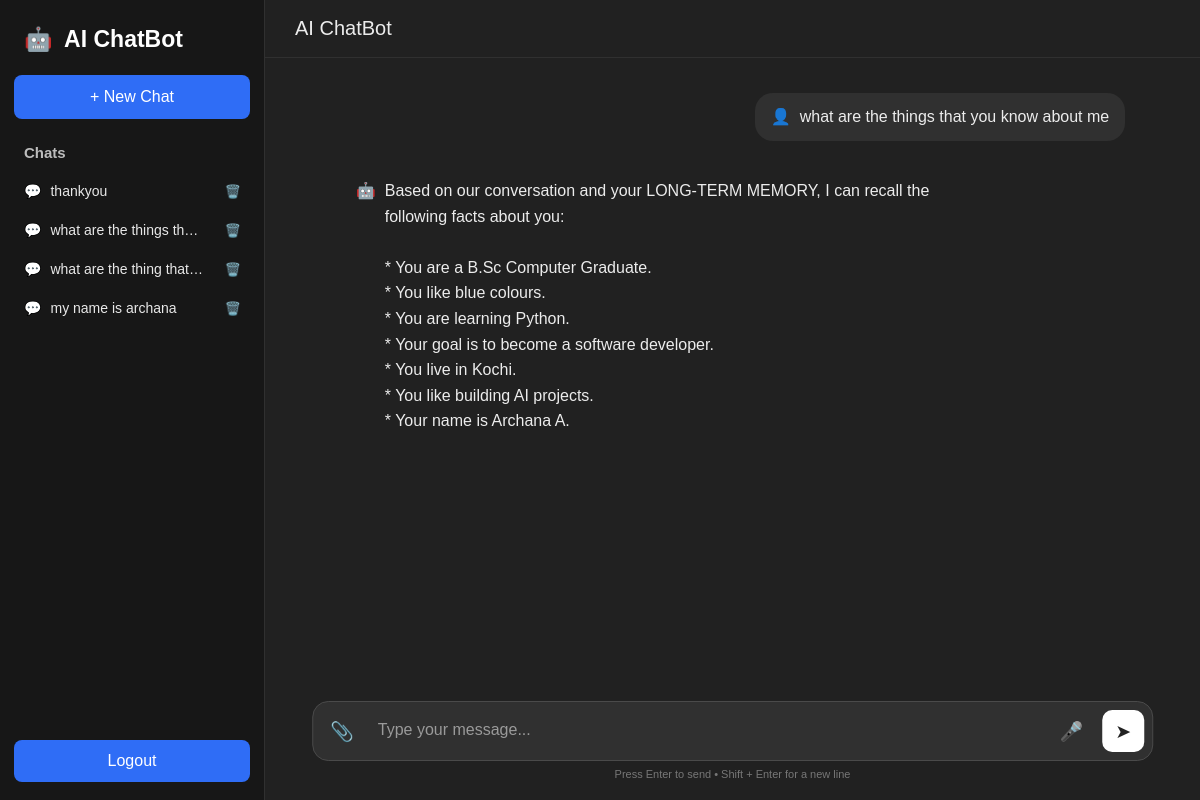
Page /conversation/10 (signed in) on the committed database.
### tables this page shows
CREATE TABLE conversations (
            id INTEGER PRIMARY KEY AUTOINCREMENT,
            user_id INTEGER NOT NULL,
            title TEXT DEFAULT 'New Chat',
            created_at TIMESTAMP DEFAULT CURRENT_TIMESTAMP,

            FOREIGN KEY(user_id)
                REFERENCES users(id)
                ON DELETE CASCADE
        );

CREATE TABLE messages (
            id INTEGER PRIMARY KEY AUTOINCREMENT,
            conversation_id INTEGER NOT NULL,
            role TEXT NOT NULL,
            content TEXT NOT NULL,
            created_at TIMESTAMP DEFAULT CURRENT_TIMESTAMP,

            FOREIGN KEY(conversation_id)
                REFERENCES conversations(id)
                ON DELETE CASCADE
        );

### app.py (the view)
@app.route("/conversation/<int:id>")
def conversation(id):
    if "user" not in session:
        return redirect("/login")
    user_id = session["user"]
    chats = get_conversations(user_id)
    chat_ids = {chat_item[0] for chat_item in chats}
    if id not in chat_ids:
        return redirect("/")
    messages = get_messages(id)
    session["conversation_id"] = id
    return render_template("index.html", chats=chats, messages=messages)

### chatbot/database.py (called while the page is built)
def get_connection():
    conn = sqlite3.connect(
        DATABASE,
        timeout=10,
        check_same_thread=False
    )
    conn.execute("PRAGMA foreign_keys = ON")
    conn.execute("PRAGMA journal_mode = WAL")
    conn.execute("PRAGMA busy_timeout = 10000")
    return conn

def get_conversations(user_id):
    conn = get_connection()
    cursor = conn.cursor()
    cursor.execute(
        """
        SELECT id, title
        FROM conversations
        WHERE user_id = ?
        ORDER BY created_at DESC, id DESC
        """,
        (user_id,)
    )
    chats = cursor.fetchall()
    conn.close()
    return chats

def get_messages(conversation_id):
    conn = get_connection()
    cursor = conn.cursor()
    cursor.execute(
        """
        SELECT role, content
        FROM messages
        WHERE conversation_id = ?
        ORDER BY id
        """,
        (conversation_id,)
    )
    messages = cursor.fetchall()
    conn.close()
    return messages

### templates/index.html (shortened to what this page needs)
<!DOCTYPE html>
<html lang="en">
<head>
    <link rel="stylesheet"
          href="{{ url_for('static', filename='style.css') }}">
</head>
<body>
<div class="app">
    <aside class="sidebar">
        <div class="logo">
            🤖 <span>AI ChatBot</span>
        </div>
        <a href="/new_chat" class="new-chat">
            + New Chat
        </a>
        <div class="history">
            <h3>Chats</h3>
            {% for chat in chats %}
            <div class="chat-item">
                <a href="/conversation/{{ chat[0] }}"
                   class="chat-link">
                    💬
                    <span>{{ chat[1] }}</span>
                </a>
                <a href="/delete_chat/{{ chat[0] }}"
                   class="delete-btn"
                   onclick="return confirm('Delete this chat?')">
                    🗑️
                </a>
            </div>
            {% else %}
            <p class="no-chats">
                No previous chats
            </p>
            {% endfor %}
        </div>
        <a href="/logout" class="logout">
            Logout
        </a>
    </aside>
    <main class="main">
        <header class="topbar">
            <h1>AI ChatBot</h1>
        </header>
        <div id="chat-box" class="chat-box">
            {% if messages %}
                {% for msg in messages %}
                    {% if msg[0] == "user" %}
                    <div class="message-row user-row">
                        <div class="user-message">
                            <span class="avatar">👤</span>
                            <span>{{ msg[1] }}</span>
                        </div>
                    </div>
                    {% else %}
                    <div class="message-row bot-row">
                        <div class="bot-message">
                            <span class="avatar">🤖</span>
                            <span>{{ msg[1] }}</span>
                        </div>
                    </div>
                    {% endif %}
                {% endfor %}
            {% endif %}
        </div>
        <div class="input-wrapper">
            <div class="input-area">
                <button
                    id="attach-btn"
                    class="icon-btn"
                    type="button"
                    title="Attach file">
                    📎
                </button>
                <textarea
                    id="user-input"
                    rows="1"
                    placeholder="Type your message..."
                    autocomplete="off"></textarea>
                <button
                    id="voice-btn"
                    class="icon-btn"
                    type="button"
                    title="Voice">
                    🎤
                </button>
                <button
                    id="send-btn"
                    class="send-btn"
                    type="button"
                    onclick="sendMessage()"
                    title="Send">
                    ➤
                </button>
            </div>
            <p class="hint">
                Press Enter to send • Shift + Enter for a new line
            </p>
        </div>
    </main>
</div>
</body>
</html>

### static/style.css (style rules this page uses)
* { margin: 0; padding: 0; box-sizing: border-box; }
html, body { width: 100%; height: 100%; }
body { font-family: Arial, Helvetica, sans-serif; background: #212121; color: #ececec; overflow: hidden; }
.app { display: flex; width: 100%; height: 100vh; }
.sidebar { width: 265px; height: 100vh; background: #171717; border-right: 1px solid #303030; padding: 18px 14px; display: flex; flex-direction: column; flex-shrink: 0; }
.logo { font-size: 23px; font-weight: 700; padding: 8px 10px 22px; color: #ffffff; }
.logo span { margin-left: 5px; }
.new-chat { display: block; text-decoration: none; color: white; background: #2f6df6; padding: 13px 16px; border-radius: 8px; text-align: center; font-size: 16px; margin-bottom: 25px; transition: 0.2s; }
.history { flex: 1; overflow-y: auto; }
.history h3 { font-size: 15px; color: #bdbdbd; margin: 0 10px 12px; }
.chat-item { display: flex; align-items: center; justify-content: space-between; width: 100%; margin-bottom: 3px; border-radius: 7px; transition: background 0.2s; }
.chat-link { display: flex; align-items: center; gap: 9px; min-width: 0; flex: 1; padding: 10px; color: #e8e8e8; text-decoration: none; font-size: 14px; }
.chat-link span { white-space: nowrap; overflow: hidden; text-overflow: ellipsis; }
.delete-btn { text-decoration: none; padding: 9px; color: #999; font-size: 13px; }
.logout { display: block; text-decoration: none; text-align: center; color: white; background: #2f6df6; padding: 12px; border-radius: 8px; margin-top: 15px; }
.main { flex: 1; height: 100vh; position: relative; display: flex; flex-direction: column; min-width: 0; }
.topbar { height: 58px; display: flex; align-items: center; padding: 0 30px; border-bottom: 1px solid #303030; }
.topbar h1 { font-size: 20px; font-weight: 500; }
.chat-box { flex: 1; overflow-y: auto; padding: 35px 8% 150px; scroll-behavior: smooth; }
.message-row { display: flex; margin-bottom: 25px; width: 100%; }
.user-row { justify-content: flex-end; }
.user-message { display: flex; align-items: flex-start; gap: 9px; max-width: 70%; background: #303030; padding: 12px 16px; border-radius: 18px; line-height: 1.5; word-wrap: break-word; white-space: pre-wrap; }
.bot-row { justify-content: flex-start; }
.bot-message { display: flex; align-items: flex-start; gap: 9px; max-width: 80%; padding: 12px 16px; line-height: 1.6; word-wrap: break-word; white-space: pre-wrap; }
.avatar { flex-shrink: 0; }
.input-wrapper { position: absolute; bottom: 20px; left: 50%; transform: translateX(-50%); width: min(850px, 90%); z-index: 10; }
.input-area { display: flex; align-items: center; gap: 10px; background: #303030; border: 1px solid #4a4a4a; border-radius: 16px; padding: 8px; }
.input-area textarea { flex: 1; resize: none; min-height: 42px; max-height: 150px; border: none; outline: none; background: transparent; color: white; font-size: 16px; padding: 11px 5px; font-family: inherit; }
.input-area textarea::placeholder { color: #9a9a9a; }
.icon-btn, .send-btn { width: 42px; height: 42px; border: none; border-radius: 10px; cursor: pointer; background: transparent; color: #ddd; font-size: 19px; display: flex; align-items: center; justify-content: center; flex-shrink: 0; }
.send-btn { background: #ffffff; color: #222; }
.hint { text-align: center; font-size: 11px; color: #777; margin-top: 7px; }

### rows in the picture
conversations: title "thankyou"
conversations: title "what are the things th…"
conversations: title "what are the thing that…"
conversations: title "my name is archana"
messages: content "what are the things that you know about me"
messages: content "Based on our conversation and your LONG-TERM MEMORY, I can recall the following facts about you: * You are a B.Sc Computer Graduate. * You like blue colours. * You are learning Python. * Your goal is to become a software developer. * You live in Kochi. * You like building AI projects. * Your name is Archana A."
